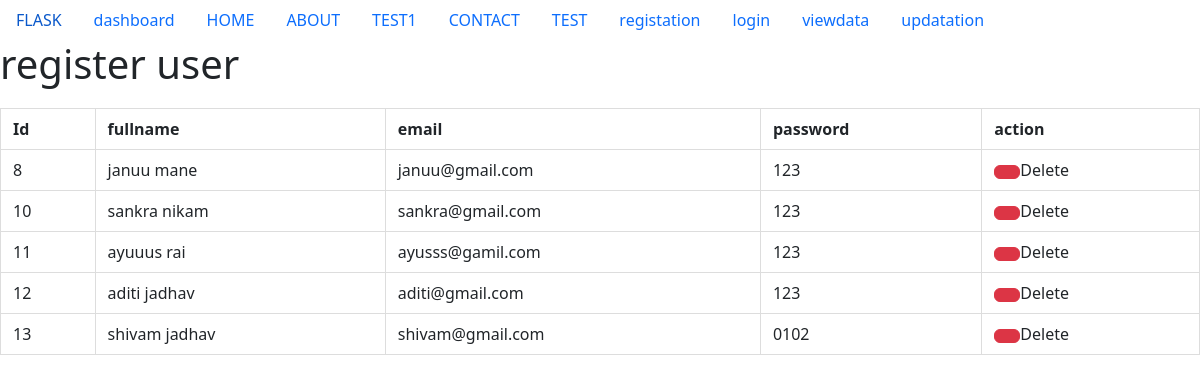
The app's page /viewdata with its own data.
### tables this page shows
CREATE TABLE register (
        id INTEGER PRIMARY KEY AUTOINCREMENT,
        fullname VARCHAR(100) NOT NULL,
        email VARCHAR(100) NOT NULL UNIQUE,
        password VARCHAR(100) NOT NULL
    );

### app.py (the view)
@app.route("/viewdata")
def viewdata():
    con=sq.connect("login.db")
    cur=con.cursor()
    data=cur.execute("select * from register")
    data = cur.fetchall()
    con.close()
    return render_template("viewdata.html",data=data)

### templates/viewdata.html (shortened to what this page needs)
<!DOCTYPE html>
<html lang="en">
<head>
    <link href="https://cdn.jsdelivr.net/npm/bootstrap@5.3.8/dist/css/bootstrap.min.css" rel="stylesheet">
    </head>
    <body>
        {% include 'nav.html'%}
        <h1> register user</h1>
        <table>
        <thead>
        <tr>
            <th>Id</th>
            <th>fullname</th>
            <th>email</th>
            <th>password</th>
            <th>action</th>
        </tr>
        </thead>
        <tbody>
            <tr>
            {%  for item in data %}
            <td>{{item[0]}}</td>
            <td>{{item[1]}}</td>
            <td>{{item[2]}}</td>
            <td>{{item[3]}}</td>
            <td> <a href="deletestudent/{{item[0]}}" class="btn btn-danger"></a>Delete</td>
            </tr>
            {% endfor %}
        </tbody>
</body>
</html>

### templates/nav.html
<ul class="nav">
  <li class="nav-item">
    <a class="nav-link active" aria-current="page" href="#">FLASK</a>
  </li>
   <li class="nav-item">
    <a class="nav-link" href="/dashboard">dashboard</a>
  </li>
  <li class="nav-item">
    <a class="nav-link" href="/">HOME</a>
  </li>
  <li class="nav-item">
    <a class="nav-link" href="/about">ABOUT</a>
  </li>
  <li class="nav-item">
    <a class="nav-link active" aria-current="page" href="/test1">TEST1</a>
  </li>
  <li class="nav-item">
    <a class="nav-link" href="/contact">CONTACT</a>
  <li class="nav-item">
    <a class="nav-link" href="/test">TEST</a>
    <li class="nav-item">
    <a class="nav-link" href="/reg">registation</a>
     <li class="nav-item">
    <a class="nav-link" href="/login">login</a>
     <li class="nav-item">
    <a class="nav-link" href="/viewdata">viewdata</a>
  </li>
  <li class="nav-item">
    <a class="nav-link" href="/update">updatation</a>
  </li>
</ul>

### templates/viewdata.html (style rules this page uses)
table { width: 100%; border-collapse: collapse; margin-top: 20px; }
th, td { border: 1px solid #ddd; padding: 8px 12px; text-align: left; }

### records on screen
register: id "8", fullname "januu mane", email "januu@gmail.com", password "123"
register: id "10", fullname "sankra nikam", email "sankra@gmail.com", password "123"
register: id "11", fullname "ayuuus rai", email "ayusss@gamil.com", password "123"
register: id "12", fullname "aditi jadhav", email "aditi@gmail.com", password "123"
register: id "13", fullname "shivam jadhav", email "shivam@gmail.com", password "0102"
